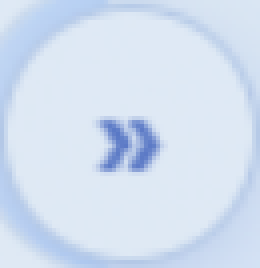
#> input picture captcha_assets/slider_handle.png, 65 x 67 px (shown 4 times larger); its folder holds 7 pictures in this run
$ python _visualize_solver.py
#> lines starting #> are read from the running program, lines starting #| are printed output that depends on the picture
"""
captcha_solver.py와 동일한 알고리즘으로 full_xx.png를 분석해 시각화.

각 단계:
  1. slider_handle 매칭 → anchor (빨강)
  2. dialog 영역 추정 (786x800) (파랑 사각형)
  3. dialog 안에서 slot 색깔 mask → 가장 큰 component (초록)
  4. confirm 매칭 (마젠타)
  5. 드래그 거리 계산: slot.x - slider.x

결과: visual_full_xx.png 저장
"""
from __future__ import annotations
import os
import cv2
import numpy as np
from PIL import Image

ROOT = os.path.dirname(os.path.abspath(__file__))
ASSETS = os.path.join(ROOT, "captcha_assets")

# captcha_solver와 동일 상수
DIALOG_W, DIALOG_H = 786, 800
SLIDER_REL = (47, 485)
SLOT_TOL = 28


def load_bgr(path):
#> called with path = 'captcha_assets/slider_handle.png'
    pil = Image.open(path).convert("RGB")
    return cv2.cvtColor(np.array(pil), cv2.COLOR_RGB2BGR)
#> call 2 of load_bgr, with path = 'captcha_assets/confirm_button.png'
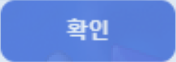
#> input picture captcha_assets/confirm_button.png, 176 x 62 px
#> call 3 of load_bgr, with path = 'captcha_assets/slot.png'
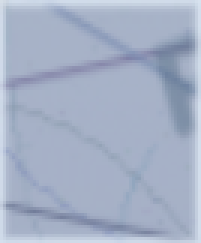
#> input picture captcha_assets/slot.png, 67 x 81 px (shown 3 times larger)


def imwrite(path, img):
    ok, buf = cv2.imencode(os.path.splitext(path)[1], img)
    with open(path, "wb") as f:
        f.write(buf.tobytes())


def gray(img):
    return cv2.cvtColor(img, cv2.COLOR_BGR2GRAY)


def slot_mean_color(slot_bgr):
    h, w = slot_bgr.shape[:2]
#> h = 81; w = 67
    region = slot_bgr[h // 5:h - h // 5, w // 5:w - w // 5].reshape(-1, 3)
#> region = 2009 rows, first 8: [199, 178, 167], [199, 178, 167], [200, 178, 167], [200, 178, 167], [199, 178, 167], [199, 178, 167], [199, 178, 167], [200, 178, 167]
    return region.mean(axis=0)


def match_template(scene_bgr, tmpl_bgr, thr=0.0):
    sg = gray(scene_bgr); tg = gray(tmpl_bgr)
    res = cv2.matchTemplate(sg, tg, cv2.TM_CCOEFF_NORMED)
    _, score, _, loc = cv2.minMaxLoc(res)
    if score < thr:
        return None
    h, w = tg.shape
    return loc[0], loc[1], w, h, float(score)


def find_slot_in_dialog(dialog_bgr, slot_color, tol=SLOT_TOL):
    diff = np.abs(dialog_bgr.astype(np.int16) - slot_color.astype(np.int16))
    mask = (diff.max(axis=2) <= tol).astype(np.uint8) * 255
    # close(작게) — 글씨 침투 hole 메꿈
    k_small = cv2.getStructuringElement(cv2.MORPH_RECT, (3, 3))
    mask = cv2.morphologyEx(mask, cv2.MORPH_CLOSE, k_small, iterations=3)
    # open(크게) — 외부 가는 글씨/선 제거
    k_large = cv2.getStructuringElement(cv2.MORPH_RECT, (5, 5))
    mask = cv2.morphologyEx(mask, cv2.MORPH_OPEN, k_large, iterations=2)
    n, _, stats, _ = cv2.connectedComponentsWithStats(mask, connectivity=8)
    best = None
    best_area = 0
    for i in range(1, n):
        x, y, w, h, area = stats[i]
        if not (100 < y < 470 and 40 < x < DIALOG_W - 100):
            continue
        if not (40 < w < 150 and 40 < h < 150):
            continue
        fill_ratio = area / (w * h + 1e-6)
        if fill_ratio < 0.6:
            continue
        if area > best_area:
            best_area = area; best = (x, y, w, h)
    return best


def main():
    slider = load_bgr(os.path.join(ASSETS, "slider_handle.png"))
    confirm = load_bgr(os.path.join(ASSETS, "confirm_button.png"))
    slot_color = slot_mean_color(load_bgr(os.path.join(ASSETS, "slot.png")))
    print(f"slot 대표색 BGR=({slot_color[0]:.0f},{slot_color[1]:.0f},{slot_color[2]:.0f})")
#| slot 대표색 BGR=(196,173,163)
    print(f"DIALOG={DIALOG_W}x{DIALOG_H}, SLIDER_REL={SLIDER_REL}, SLOT_TOL={SLOT_TOL}")

    fulls = sorted(f for f in os.listdir(ASSETS) if f.startswith("full_") and f.endswith(".png"))
    for fname in fulls:
        path = os.path.join(ASSETS, fname)
        scene = load_bgr(path)
        H, W = scene.shape[:2]
        vis = scene.copy()

        print(f"\n=== {fname} ({W}x{H}) ===")

        # 1. slider handle 매칭
        m = match_template(scene, slider)
        if not m:
            print("  [step1] slider 매칭 실패"); continue
        sx, sy, sw, sh, sc = m
        print(f"  [step1] slider score={sc:.3f} at ({sx},{sy})")
        cv2.rectangle(vis, (sx, sy), (sx + sw, sy + sh), (0, 0, 255), 2)
        cv2.putText(vis, f"slider {sc:.2f}", (sx, sy - 5),
                    cv2.FONT_HERSHEY_SIMPLEX, 0.5, (0, 0, 255), 1)

        # 2. dialog 영역
        ax = max(0, min(sx - SLIDER_REL[0], W - DIALOG_W))
        ay = max(0, min(sy - SLIDER_REL[1], H - DIALOG_H))
        print(f"  [step2] dialog at ({ax},{ay})")
        cv2.rectangle(vis, (ax, ay), (ax + DIALOG_W, ay + DIALOG_H),
                      (255, 0, 0), 2)

        # 3. slot 검출 — mask 시각화도 같이 저장
        dialog = scene[ay:ay + DIALOG_H, ax:ax + DIALOG_W]
        diff = np.abs(dialog.astype(np.int16) - slot_color.astype(np.int16))
        mask_raw = (diff.max(axis=2) <= SLOT_TOL).astype(np.uint8) * 255
        k_small = cv2.getStructuringElement(cv2.MORPH_RECT, (3, 3))
        mask_morph = cv2.morphologyEx(mask_raw, cv2.MORPH_CLOSE, k_small, iterations=3)
        k_large = cv2.getStructuringElement(cv2.MORPH_RECT, (5, 5))
        mask_morph = cv2.morphologyEx(mask_morph, cv2.MORPH_OPEN, k_large, iterations=2)
        # mask를 dialog에 겹쳐 시각화
        mask_color = cv2.cvtColor(mask_morph, cv2.COLOR_GRAY2BGR)
        mask_color[mask_morph > 0] = (0, 255, 255)  # 노란색 = 회색으로 잡힌 픽셀
        overlay = cv2.addWeighted(dialog, 0.6, mask_color, 0.4, 0)
        imwrite(os.path.join(ASSETS, f"mask_{fname}"), overlay)
        slot = find_slot_in_dialog(dialog, slot_color)
        if slot is None:
            print("  [step3] slot 검출 실패"); imwrite(os.path.join(ASSETS, f"visual_{fname}"), vis); continue
        slx, sly, slw, slh = slot
        slot_cx_screen = ax + slx + slw // 2
        slot_cy_screen = ay + sly + slh // 2
        print(f"  [step3] slot rel=({slx},{sly}) size={slw}x{slh}")
        print(f"          slot center screen=({slot_cx_screen},{slot_cy_screen})")
        cv2.rectangle(vis, (ax + slx, ay + sly),
                      (ax + slx + slw, ay + sly + slh), (0, 255, 0), 2)
        cv2.putText(vis, "slot", (ax + slx, ay + sly - 5),
                    cv2.FONT_HERSHEY_SIMPLEX, 0.5, (0, 255, 0), 1)

        # 4. confirm 매칭 (dialog 안)
        m_conf = match_template(dialog, confirm, thr=0.7)
        if m_conf:
            cx, cy, cw, ch, ccs = m_conf
            print(f"  [step4] confirm rel=({cx},{cy}) score={ccs:.3f}")
            cv2.rectangle(vis, (ax + cx, ay + cy),
                          (ax + cx + cw, ay + cy + ch), (255, 0, 255), 2)
            cv2.putText(vis, f"confirm {ccs:.2f}", (ax + cx, ay + cy - 5),
                        cv2.FONT_HERSHEY_SIMPLEX, 0.5, (255, 0, 255), 1)

        # 5. 드래그 거리
        slider_cx = sx + sw // 2
        slider_cy = sy + sh // 2
        target_x = slot_cx_screen
        distance = target_x - slider_cx
        print(f"  [step5] slider_cx={slider_cx} → target_x={target_x}, "
              f"drag={distance}px")
        # 드래그 화살표
        cv2.arrowedLine(vis, (slider_cx, slider_cy),
                        (target_x, slider_cy), (0, 255, 255), 3, tipLength=0.05)
        cv2.putText(vis, f"drag={distance}px",
                    (min(slider_cx, target_x), slider_cy + 25),
                    cv2.FONT_HERSHEY_SIMPLEX, 0.7, (0, 0, 0), 3)
        cv2.putText(vis, f"drag={distance}px",
                    (min(slider_cx, target_x), slider_cy + 25),
                    cv2.FONT_HERSHEY_SIMPLEX, 0.7, (255, 255, 255), 1)

        out = os.path.join(ASSETS, f"visual_{fname}")
        imwrite(out, vis)
        print(f"  → {out}")


if __name__ == "__main__":
    main()
